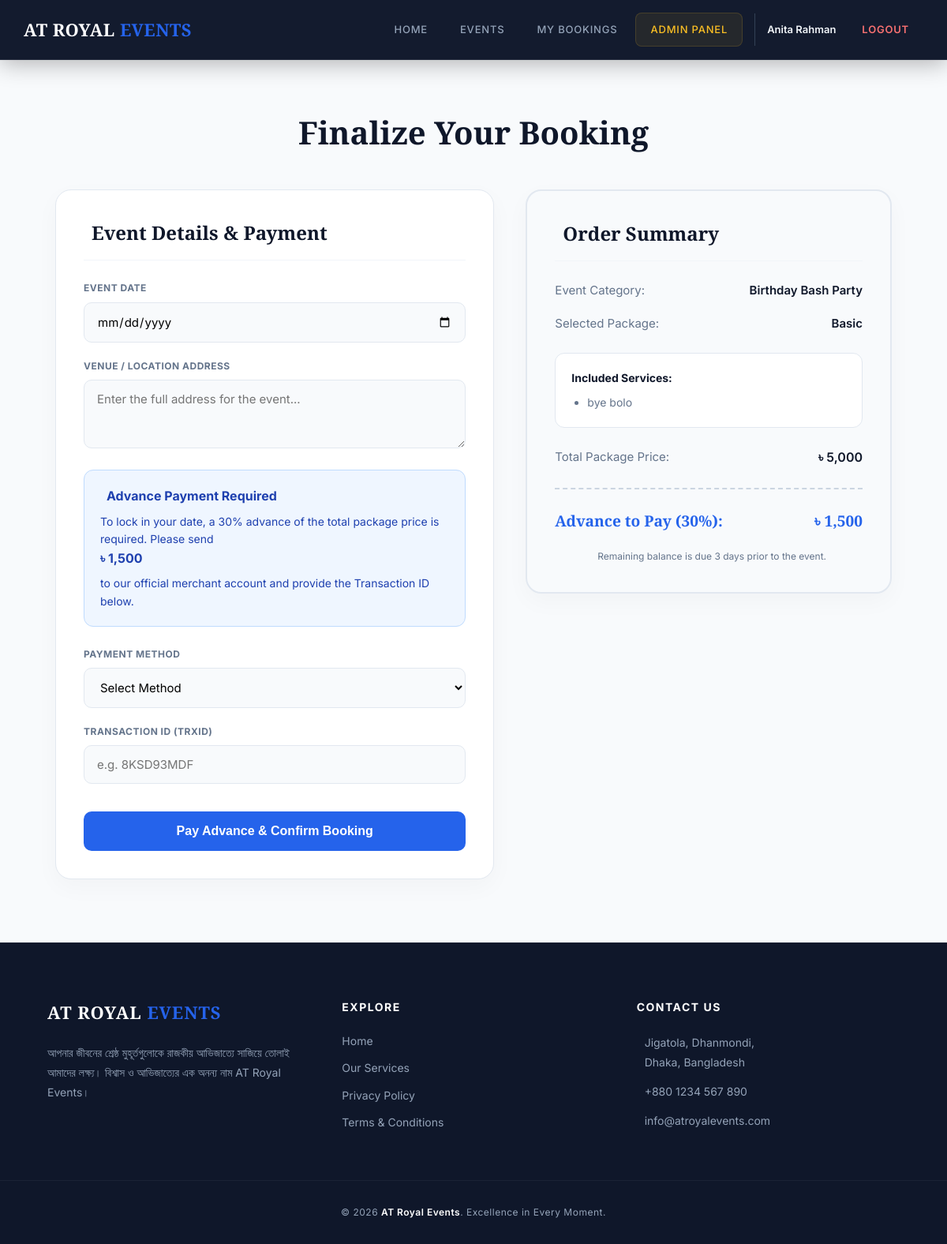
The page /views/user/booking_form.php?package_id=1 (signed in) on the database its author committed.
### tables this page shows
CREATE TABLE `packages` (
  `id` int(11) NOT NULL,
  `event_id` int(11) NOT NULL,
  `name` varchar(255) NOT NULL,
  `price` decimal(10,2) NOT NULL,
  `details` text DEFAULT NULL,
  `included_services` text DEFAULT NULL,
  `created_at` datetime DEFAULT current_timestamp()
);

CREATE TABLE `events` (
  `id` int(11) NOT NULL,
  `name` varchar(255) NOT NULL,
  `category` varchar(100) NOT NULL,
  `description` text DEFAULT NULL,
  `image` varchar(255) DEFAULT NULL,
  `created_at` datetime DEFAULT current_timestamp(),
  `status` enum('active','inactive') DEFAULT 'active'
);

### views/user/booking_form.php (the view, shortened to what this page needs)
<?php
require_once('../../config/db_connect.php');
include('../../includes/header.php');
include('../../includes/navbar.php');
$package_id = (int)mysqli_real_escape_string($conn, $_GET['package_id']);
$query = "SELECT p.*, e.name as event_name, e.id as event_id
          FROM packages p
          JOIN events e ON p.event_id = e.id
          WHERE p.id = $package_id";
$res = mysqli_query($conn, $query);
$pkg_data = mysqli_fetch_assoc($res);
$total_price = (float)$pkg_data['price'];
$advance_amount = round($total_price * 0.30, 2);
?>
<!DOCTYPE html>
<html lang="en">
<head>
    <link rel="stylesheet" href="https://cdn.jsdelivr.net/npm/@tabler/icons-webfont@latest/tabler-icons.min.css">
</head>
<body>
<div class="booking-wrapper">
    <h1 class="page-title">Finalize Your Booking</h1>
    <div class="grid-container">
        <div class="card">
            <h2 class="card-title"><i class="ti ti-clipboard-data" style="color:var(--blue);"></i> Event Details & Payment</h2>
            <form action="" method="POST">
                <div class="form-group">
                    <label>Event Date</label>
                    <input type="date" name="event_date" class="form-control" required min="<?php echo date('Y-m-d', strtotime('+1 day')); ?>">
                </div>
                <div class="form-group">
                    <label>Venue / Location Address</label>
                    <textarea name="venue" class="form-control" rows="3" placeholder="Enter the full address for the event..." required></textarea>
                </div>
                <div class="pay-alert">
                    <strong><i class="ti ti-cash-banknotes"></i> Advance Payment Required</strong>
                    To lock in your date, a 30% advance of the total package price is required. Please send <strong>৳ <?php echo number_format($advance_amount); ?></strong> to our official merchant account and provide the Transaction ID below.
                </div>
                <div class="form-group">
                    <label>Payment Method</label>
                    <select name="payment_method" class="form-control" required>
                        <option value="">Select Method</option>
                    </select>
                </div>
                <div class="form-group">
                    <label>Transaction ID (TrxID)</label>
                    <input type="text" name="trx_id" class="form-control" placeholder="e.g. 8KSD93MDF" required>
                </div>
                <button type="submit" name="confirm_booking" class="btn-submit">Pay Advance & Confirm Booking</button>
            </form>
        </div>
        <div class="card" style="height: fit-content; background: #f8fafc; border: 2px solid #e2e8f0;">
            <h2 class="card-title"><i class="ti ti-receipt-2" style="color:var(--blue);"></i> Order Summary</h2>
            <div class="summary-row">
                <span>Event Category:</span>
                <strong><?php echo htmlspecialchars($pkg_data['event_name']); ?></strong>
            </div>
            <div class="summary-row">
                <span>Selected Package:</span>
                <strong><?php echo htmlspecialchars($pkg_data['name']); ?></strong>
            </div>
            <div style="margin: 25px 0; padding: 20px; background: #fff; border-radius: 12px; border: 1px solid #e2e8f0; font-size: 14px; color: var(--gray); line-height: 1.6;">
                <strong style="color: var(--dark); display:block; margin-bottom: 8px;">Included Services:</strong>
                <?php
                $services = array_map('trim', explode(',', $pkg_data['included_services']));
                echo "<ul style='margin:0; padding-left: 20px;'>";
                foreach($services as $s) {
                    if(!empty($s)) echo "<li>" . htmlspecialchars($s) . "</li>";
                }
                echo "</ul>";
                ?>
            </div>
            <div class="summary-row">
                <span>Total Package Price:</span>
                <strong style="color: var(--dark); font-size: 16px;">৳ <?php echo number_format($total_price); ?></strong>
            </div>
            <div class="total-row">
                <span>Advance to Pay (30%):</span>
                <span>৳ <?php echo number_format($advance_amount); ?></span>
            </div>
            <div style="font-size: 12px; color: var(--gray); text-align: center; margin-top: 20px; display: flex; align-items: center; justify-content: center; gap: 8px;">
                <i class="ti ti-info-circle"></i> Remaining balance is due 3 days prior to the event.
            </div>
        </div>
    </div>
</div>
<?php include('../../includes/footer.php'); ?>
</body>
</html>

### assets/css/style.css (style rules this page uses)
:root { --primary: #6c5ce7; --secondary: #a29bfe; --dark: #2d3436; --light: #f9f9f9; }
body { font-family: 'Segoe UI', sans-serif; margin: 0; background: var(--light); }

### includes/header.php (style rules this page uses)
:root { --primary-blue: #2563eb; --dark-navy: #0f172a; --slate-600: #475569; --slate-500: #64748b; --bg-light: #f8fafc; --sidebar-width: 240px; }
* { box-sizing: border-box; margin: 0; padding: 0; }
body { font-family: 'Inter', sans-serif; background-color: var(--bg-light); color: var(--dark-navy); line-height: 1.6; overflow-x: hidden; }

### includes/navbar.php (style rules this page uses)
:root { --nav-bg: #0f172a; --nav-accent: #2563eb; --nav-text: #94a3b8; --nav-hover: #ffffff; }

### views/user/booking_form.php (style rules this page uses)
:root { --blue: #2563eb; --dark: #0f172a; --gray: #64748b; --bg: #f8fafc; }
body { font-family: 'Inter', sans-serif; background: var(--bg); color: var(--dark); margin: 0; }
.booking-wrapper { max-width: 1100px; margin: 60px auto; padding: 0 20px; }
.page-title { font-family: 'Playfair Display', serif; font-size: 2.5rem; margin-bottom: 40px; text-align: center; color: var(--dark); }
.grid-container { display: grid; grid-template-columns: 1.2fr 1fr; gap: 40px; align-items: start; }
.card { background: #fff; padding: 35px; border-radius: 20px; border: 1px solid #e2e8f0; box-shadow: 0 10px 30px rgba(0,0,0,0.03); }
.card-title { font-family: 'Playfair Display', serif; font-size: 1.5rem; font-weight: 700; margin-bottom: 25px; padding-bottom: 15px; border-bottom: 1px solid #f1f5f9; display: flex; align-items: center; gap: 10px; }
.form-group { margin-bottom: 20px; }
.form-group label { display: block; font-size: 12px; font-weight: 700; color: var(--gray); margin-bottom: 8px; text-transform: uppercase; letter-spacing: 0.5px; }
.form-control { width: 100%; padding: 14px 16px; border: 1px solid #e2e8f0; border-radius: 10px; font-family: inherit; font-size: 15px; box-sizing: border-box; transition: 0.3s; background: var(--bg); }
.summary-row { display: flex; justify-content: space-between; margin-bottom: 18px; font-size: 15px; color: var(--gray); }
.summary-row strong { color: var(--dark); font-weight: 600; text-align: right; }
.total-row { display: flex; justify-content: space-between; margin-top: 25px; padding-top: 25px; border-top: 2px dashed #cbd5e1; font-size: 1.2rem; font-weight: 800; color: var(--blue); font-family: 'Playfair Display', serif; }
.pay-alert { background: #eff6ff; color: #1e40af; padding: 20px; border-radius: 12px; font-size: 14px; margin-bottom: 25px; line-height: 1.6; border: 1px solid #bfdbfe; }
.pay-alert strong { display: flex; align-items: center; gap: 8px; font-size: 16px; margin-bottom: 8px; }
.btn-submit { width: 100%; background: var(--blue); color: #fff; border: none; padding: 16px; border-radius: 10px; font-weight: 600; font-size: 16px; cursor: pointer; transition: 0.3s; margin-top: 15px; }

### rows shown on the page
packages: price "1,500", event.name "Birthday Bash Party", name "Basic", included_services "bye bolo", price "5,000"

### other values the page prints
$_SESSION['user_name'] "Anita Rahman"
